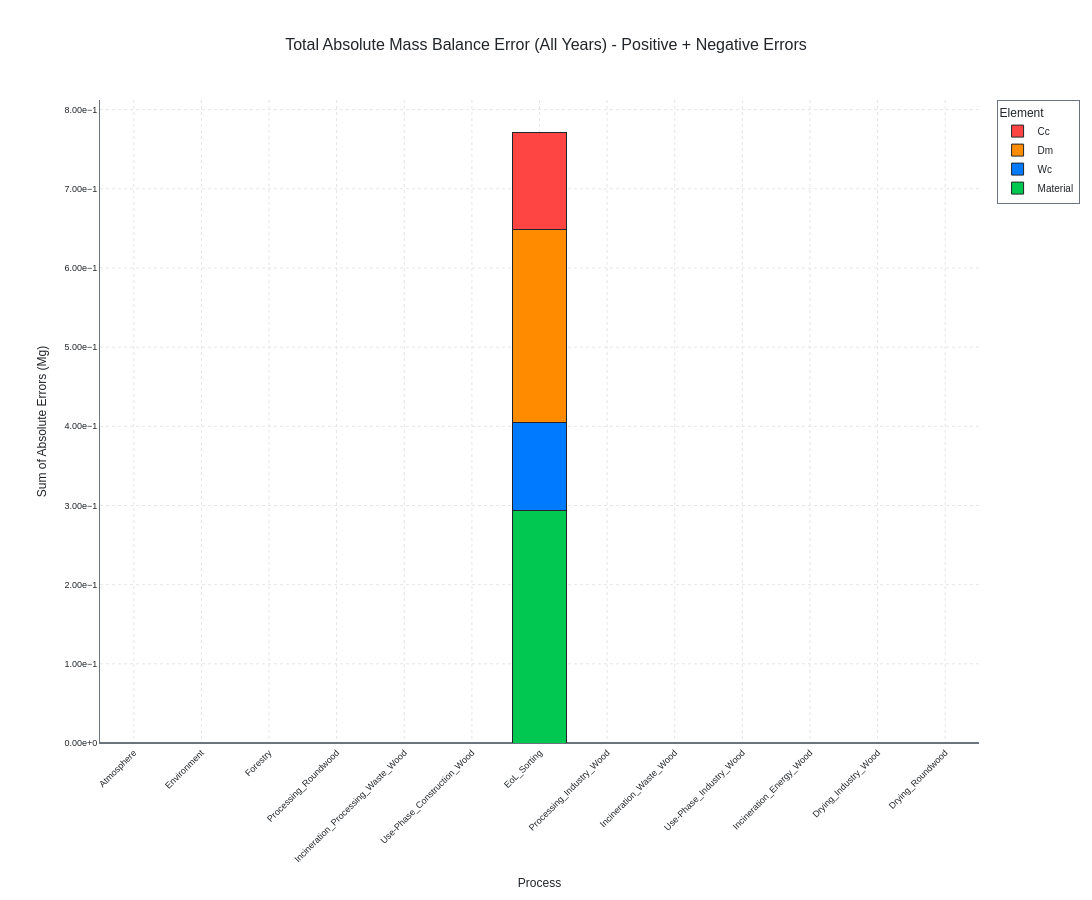

Here is the notebook cell this chart was saved with:
### Markdown cell above
## 2.2 Mass Balance Validation

### Code cell
print("\n" + "="*60)
print("⚖️ MASS BALANCE VERIFICATION (BASELINE)")
print("="*60)
plotting.plot_total_mass_balance_error(mfa_results_baseline)
plotting.plot_optimized_mass_balance_error(mfa_results_baseline)

### Figure 1 — Plotly figure (JSON) as saved in the notebook; plotly's stock layout.template omitted (floating-point values rounded to 4 significant figures)
{"data": [{"hovertemplate": "<b>%{x}</b><br>Material: %{y:.2e} Mg<extra></extra>", "marker": {"color": "#00C851", "line": {"color": "#212529", "width": 1}}, "name": "Material", "type": "bar", "x": ["Atmosphere", "Environment", "Forestry", "Processing_Roundwood", "Incineration_Processing_Waste_Wood", "Use-Phase_Construction_Wood", "EoL_Sorting", "Processing_Industry_Wood", "Incineration_Waste_Wood", "Use-Phase_Industry_Wood", "Incineration_Energy_Wood", "Drying_Industry_Wood", "Drying_Roundwood"], "y": [0, 0, 1.543e-09, 5.675e-10, 0, 0, 0.2937, 2.11e-10, 1.551e-09, 0, 7.421e-10, 8.458e-10, 1.877e-09]}, {"hovertemplate": "<b>%{x}</b><br>Wc: %{y:.2e} Mg<extra></extra>", "marker": {"color": "#007BFF", "line": {"color": "#212529", "width": 1}}, "name": "Wc", "type": "bar", "x": ["Atmosphere", "Environment", "Forestry", "Processing_Roundwood", "Incineration_Processing_Waste_Wood", "Use-Phase_Construction_Wood", "EoL_Sorting", "Processing_Industry_Wood", "Incineration_Waste_Wood", "Use-Phase_Industry_Wood", "Incineration_Energy_Wood", "Drying_Industry_Wood", "Drying_Roundwood"], "y": [0, 0, 1.921e-09, 8.185e-11, 0, 0, 0.111, 5.389e-11, 0, 0, 0, 2.146e-10, 1.31e-10]}, {"hovertemplate": "<b>%{x}</b><br>Dm: %{y:.2e} Mg<extra></extra>", "marker": {"color": "#FF8C00", "line": {"color": "#212529", "width": 1}}, "name": "Dm", "type": "bar", "x": ["Atmosphere", "Environment", "Forestry", "Processing_Roundwood", "Incineration_Processing_Waste_Wood", "Use-Phase_Construction_Wood", "EoL_Sorting", "Processing_Industry_Wood", "Incineration_Waste_Wood", "Use-Phase_Industry_Wood", "Incineration_Energy_Wood", "Drying_Industry_Wood", "Drying_Roundwood"], "y": [0, 0, 1.717e-09, 1.033e-09, 0, 0, 0.2445, 4.211e-10, 0, 0, 0, 0, 0]}, {"hovertemplate": "<b>%{x}</b><br>Cc: %{y:.2e} Mg<extra></extra>", "marker": {"color": "#FF4444", "line": {"color": "#212529", "width": 1}}, "name": "Cc", "type": "bar", "x": ["Atmosphere", "Environment", "Forestry", "Processing_Roundwood", "Incineration_Processing_Waste_Wood", "Use-Phase_Construction_Wood", "EoL_Sorting", "Processing_Industry_Wood", "Incineration_Waste_Wood", "Use-Phase_Industry_Wood", "Incineration_Energy_Wood", "Drying_Industry_Wood", "Drying_Roundwood"], "y": [0, 0, 9.168e-10, 3.856e-10, 0, 0, 0.1223, 1.537e-10, 0, 0, 0, 0, 0]}], "layout": {"barmode": "stack", "font": {"color": "#212529", "family": "Arial, sans-serif", "size": 10}, "height": 900, "legend": {"bgcolor": "rgba(255,255,255,0.8)", "bordercolor": "#6C757D", "borderwidth": 1, "font": {"color": "#212529", "family": "Arial, sans-serif", "size": 10}, "title": {"text": "Element"}}, "margin": {"b": 100, "l": 100, "r": 50, "t": 100}, "paper_bgcolor": "#FFFFFF", "plot_bgcolor": "#FFFFFF", "title": {"font": {"color": "#212529", "family": "Arial, sans-serif", "size": 16}, "text": "Total Absolute Mass Balance Error (All Years) - Positive + Negative Errors", "x": 0.5, "xanchor": "center"}, "width": 1200, "xaxis": {"gridcolor": "#E5E5E5", "griddash": "dot", "gridwidth": 1, "linecolor": "#6C757D", "linewidth": 1, "tickangle": -45, "tickfont": {"color": "#212529", "family": "Arial, sans-serif", "size": 9}, "title": {"font": {"color": "#212529", "family": "Arial, sans-serif", "size": 12}, "text": "Process"}, "zeroline": true, "zerolinecolor": "#6C757D"}, "yaxis": {"gridcolor": "#E5E5E5", "griddash": "dot", "gridwidth": 1, "linecolor": "#6C757D", "linewidth": 1, "rangemode": "tozero", "tickfont": {"color": "#212529", "family": "Arial, sans-serif", "size": 9}, "tickformat": ".2e", "title": {"font": {"color": "#212529", "family": "Arial, sans-serif", "size": 12}, "text": "Sum of Absolute Errors (Mg)"}, "zeroline": true, "zerolinecolor": "#6C757D"}}}
